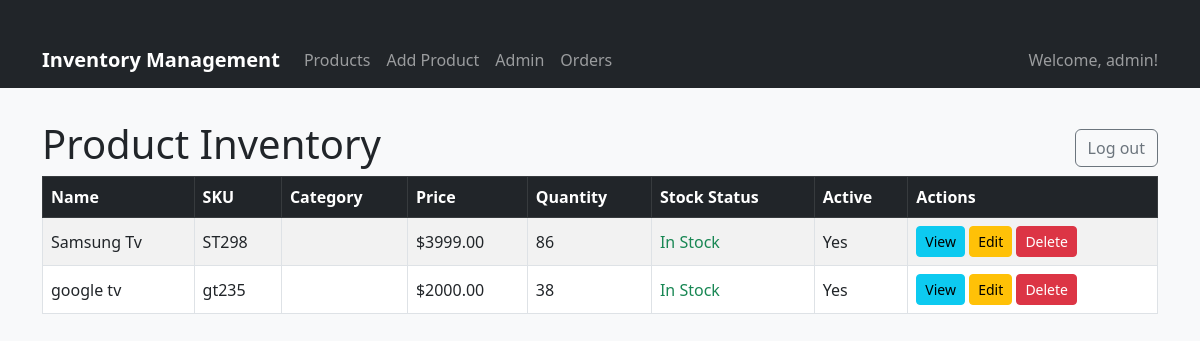
/inventory/ (signed in), run on an earlier commit of the app's database.
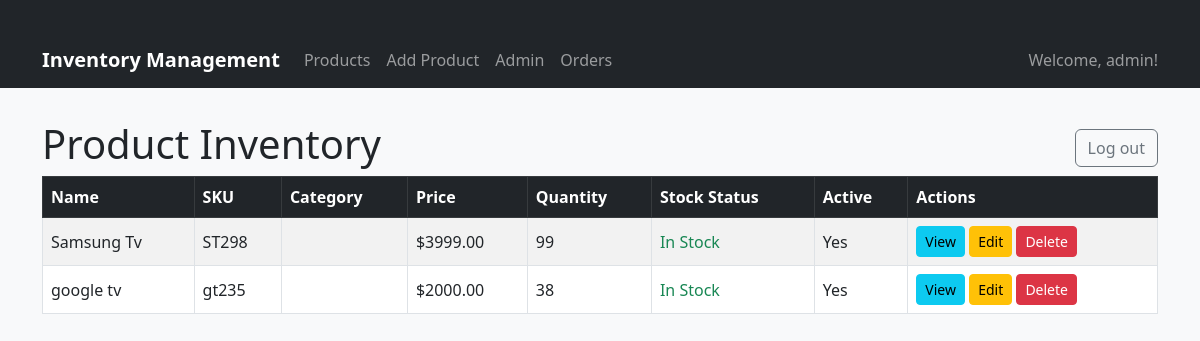
And on a later commit of the database.
### inventory/models.py (models this page shows, shortened)
class Product(models.Model):
    name = models.CharField(max_length=255)
    sku = models.CharField(max_length=100, unique=True)
    price = models.DecimalField(max_digits=10, decimal_places=2)
    cost = models.DecimalField(max_digits=10, decimal_places=2)
    quantity = models.IntegerField()
    min_stock_level = models.IntegerField(default=10)
    description = models.TextField(blank=True)
    is_active = models.BooleanField(default=True)
    created_by = models.ForeignKey(User, on_delete=models.CASCADE)
    category = models.ForeignKey(Category, on_delete=models.SET_NULL, null=True, blank=True, related_name="products")
    created_at = models.DateTimeField(auto_now_add=True)
    updated_at = models.DateTimeField(auto_now=True)
    class Meta:
        permissions = (
            ("can_bulk_update_prices", "Can bulk update prices"),
        )
    def is_low_stock(self):
        return self.quantity <= self.min_stock_level

### inventory/views.py (the view)
# urls.py: path('', views.product_list, name='product_list'),
@login_required
def product_list(request):
    products = Product.objects.all()
    context = {'products': products}
    return render(request, 'inventory/product_list.html', context)

### inventory/templates/inventory/product_list.html (shortened to what this page needs)
{% extends "inventory/base.html" %}
 {% load widget_tweaks %}
{% block content %}
<div style="display: flex; justify-content: space-between; align-items: center;">
  <h1>Product Inventory</h1>
  {% if user.is_authenticated %}
    <a href="{% url 'authentication:logout' %}" class="btn btn-outline-secondary">Log out</a>
  {% else %}
    <a href="{% url 'authentication:login' %}" class="btn btn-outline-primary">Login</a>
  {% endif %}
</div>
<table class="table table-striped table-bordered align-middle">
  <thead class="table-dark">
    <tr>
      <th>Name</th>
      <th>SKU</th>
      <th>Category</th>
      <th>Price</th>
      <th>Quantity</th>
      <th>Stock Status</th>
      <th>Active</th>
      <th>Actions</th>
    </tr>
  </thead>
  <tbody>
    {% for product in products %}
    <tr>
      <td>{{ product.name }}</td>
      <td>{{ product.sku }}</td>
      <td>{{ product.category.name }}</td>
      <td>${{ product.price }}</td>
      <td>{{ product.quantity }}</td>
      <td>
        {% if product.is_low_stock %}
          <span class="text-danger fw-bold">Low Stock</span>
        {% elif product.quantity == 0 %}
          <span class="text-danger fw-bold">Out of Stock</span>
        {% else %}
          <span class="text-success">In Stock</span>
        {% endif %}
      </td>
      <td>{{ product.is_active|yesno:"Yes,No" }}</td>
      <td>
        <a href="{% url 'inventory:product_detail' product.pk %}" class="btn btn-sm btn-info">View</a>
        <a href="{% url 'inventory:product_update' product.pk %}" class="btn btn-sm btn-warning">Edit</a>
        <a href="{% url 'inventory:product_delete' product.pk %}" class="btn btn-sm btn-danger">Delete</a>
      </td>
    </tr>
    {% empty %}
    <tr><td colspan="8" class="text-center">No products found.</td></tr>
    {% endfor %}
  </tbody>
</table>
{% endblock %}

What changed in the data, as far as the page shows it:
changed Product "Samsung Tv": quantity "86" → "99"
